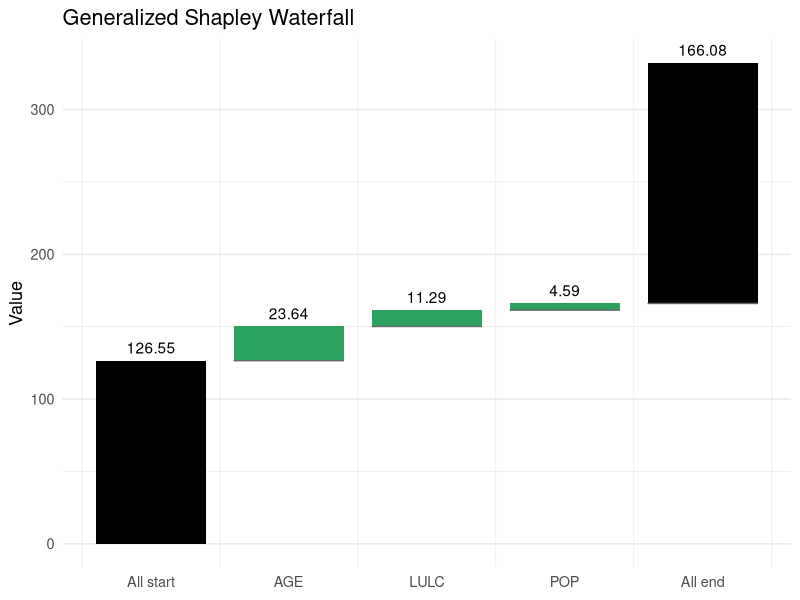

The R script that drew this image:
# =========================
# LIBRARIES
# =========================
library(dplyr)
library(gtools)
library(ggplot2)
library(purrr)

# =========================
# USER INPUT
# =========================
vars <- c("LULC", "AGE", "POP")  # <- ADD MORE VARIABLES HERE

start_val <- 90
end_val   <- 18

# =========================
# DATA (MUST CONTAIN ALL COMBINATIONS)
# =========================
df <- expand.grid(setNames(rep(list(c(start_val, end_val)), length(vars)), vars))

# Example values (REPLACE)
set.seed(1)
df$value <- runif(nrow(df), 100, 200)

# =========================
# VALUE FUNCTION
# =========================
get_value <- function(state) {
  df %>%
    filter(across(all_of(vars), ~ . == state[cur_column()])) %>%
    pull(value)
}

# =========================
# ALL PERMUTATIONS
# =========================
k <- length(vars)
perms <- permutations(k, k, vars)

# =========================
# PATH DECOMPOSITION
# =========================
decompose_path <- function(order) {
  
  state <- setNames(rep(start_val, k), vars)
  prev <- get_value(state)
  
  out <- list()
  
  for (i in seq_along(order)) {
    
    var <- order[i]
    state[var] <- end_val
    
    new <- get_value(state)
    
    out[[i]] <- data.frame(
      permutation = paste(order, collapse = "→"),
      variable = var,
      contribution = new - prev
    )
    
    prev <- new
  }
  
  bind_rows(out)
}

# =========================
# ALL PERMUTATION CONTRIBUTIONS
# =========================
perm_df <- map_dfr(1:nrow(perms), ~ decompose_path(perms[.x, ]))

# =========================
# SHAPLEY (EXACT, NO BOOTSTRAP)
# =========================
shapley_df <- perm_df %>%
  group_by(variable) %>%
  summarise(
    shapley = mean(contribution),
    .groups = "drop"
  )

# =========================
# START / END VALUES
# =========================
v_start <- get_value(setNames(rep(start_val, k), vars))
v_end   <- get_value(setNames(rep(end_val, k), vars))

# =========================
# WATERFALL DATA
# =========================
wf <- data.frame(
  step = c("All start", shapley_df$variable, "All end"),
  value = c(v_start, shapley_df$shapley, v_end),
  type = c("total", rep("change", k), "total")
)

# cumulative positioning
wf <- wf %>%
  mutate(
    diff = value,
    diff[1] <- v_start,
    end = cumsum(diff),
    start = lag(end, default = 0),
    x = seq_along(step),
    group = case_when(
      type == "total" ~ "total",
      diff >= 0 ~ "positive",
      TRUE ~ "negative"
    )
  )

# =========================
# WATERFALL PLOT
# =========================
p <- ggplot(wf) +
  
  geom_rect(aes(
    xmin = x - 0.4,
    xmax = x + 0.4,
    ymin = pmin(start, end),
    ymax = pmax(start, end),
    fill = group
  )) +
  
  geom_segment(
    data = wf[-1,],
    aes(
      x = x - 0.4,
      xend = x + 0.4,
      y = start,
      yend = start
    ),
    color = "grey40"
  ) +
  
  geom_text(aes(
    x = x,
    y = end,
    label = round(value, 2)
  ), vjust = -0.6) +
  
  scale_x_continuous(
    breaks = wf$x,
    labels = wf$step
  ) +
  
  scale_fill_manual(values = c(
    "total" = "black",
    "positive" = "#2ca25f",
    "negative" = "#de2d26"
  )) +
  
  labs(
    title = "Generalized Shapley Waterfall",
    x = NULL,
    y = "Value"
  ) +
  
  theme_minimal(base_size = 13) +
  theme(
    legend.position = "none",
    panel.grid.major.x = element_blank()
  )

# =========================
# EXPORT
# =========================
ggsave("generalized_shapley_waterfall.pdf", p, width = 9, height = 6)

write.csv(perm_df, "permutation_contributions.csv", row.names = FALSE)
write.csv(shapley_df, "shapley_values.csv", row.names = FALSE)
